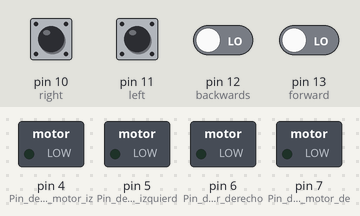
Simulated run of this sketch. Board: Arduino Uno, built with avr-gcc and run on an emulated ATmega328P. On the bench: switched loads named in the sketch (green lamp = pin HIGH). Inputs (shaded band) come from the test bench; at power-on: pin 10 (right), pin 11 (left), pin 12 (backwards), pin 13 (forward) LOW.

Above: at 1.2 s.
1.3 s: pin 10 (right) pulled HIGH for 0.15 s
At 2.5 s:
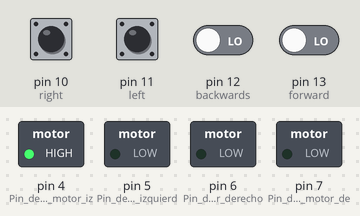
2.9 s: pin 11 (left) pulled HIGH for 0.15 s
At 3.7 s:
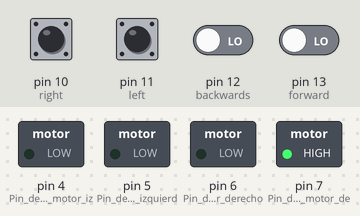
4.5 s: pin 12 (backwards) driven HIGH
At 5.4 s:
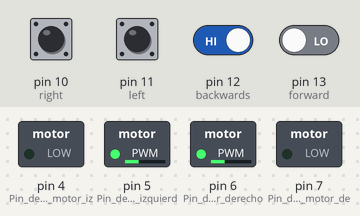
6.0 s: pin 13 (forward) driven HIGH
At 6.6 s:
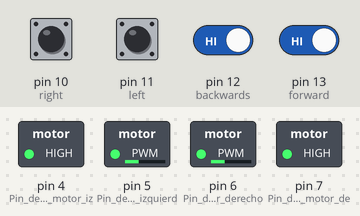
7.5 s: pin 13 (forward) driven LOW
At 8.9 s:
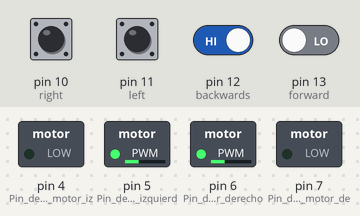
Timing chart, 0 to 10.0 s (numbered marks = the images above; inputs shaded):
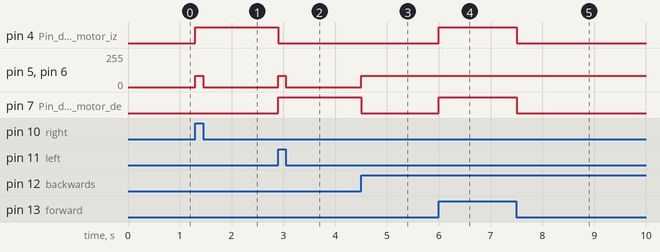

Measured:
- after the input at 1.3 s, pin 4 (Pin_de_dirección_motor_iz): LOW → HIGH at once; pin 5 (Pin_de_PWM_motor_izquierd), pin 6 (Pin_de_PWM_motor_derecho): 0/255 → 85/255 at once, → 0/255 0.15 s later
- after the input at 2.9 s, pin 4 (Pin_de_dirección_motor_iz): HIGH → LOW at once; pin 5 (Pin_de_PWM_motor_izquierd), pin 6 (Pin_de_PWM_motor_derecho): 0/255 → 85/255 at once, → 0/255 0.15 s later; pin 7 (Pin_de_dirección_motor_de): LOW → HIGH at once
- after the input at 4.5 s, pin 5 (Pin_de_PWM_motor_izquierd), pin 6 (Pin_de_PWM_motor_derecho): 0/255 → 85/255 at once; pin 7 (Pin_de_dirección_motor_de): HIGH → LOW at once
- after the input at 6.0 s, pin 4 (Pin_de_dirección_motor_iz), pin 7 (Pin_de_dirección_motor_de): LOW → HIGH at once
- after the input at 7.5 s, pin 4 (Pin_de_dirección_motor_iz), pin 7 (Pin_de_dirección_motor_de): HIGH → LOW at once

The sketch:

Codigo_LCD162A.ino
```cpp
// Declaración de entradas/pines del receptor RF
int forward = 13;
int backwards = 12;
int left = 11;
int right = 10;

void setup() {
  // Pines de control del puente H (motores)
  pinMode(7, OUTPUT); // Pin de dirección motor derecho
  pinMode(6, OUTPUT); // Pin de PWM motor derecho
  pinMode(5, OUTPUT); // Pin de PWM motor izquierdo
  pinMode(4, OUTPUT); // Pin de dirección motor izquierdo

  // Pines de entrada para las señales RF
  pinMode(forward, INPUT);
  pinMode(backwards, INPUT);
  pinMode(left, INPUT);
  pinMode(right, INPUT);

  Serial.begin(9600);
}

void loop() {
  // Lectura de los estados de entrada
  int forwardValue = digitalRead(forward);
  int backwardsValue = digitalRead(backwards);
  int leftValue = digitalRead(left);
  int rightValue = digitalRead(right);

  // Control de movimiento condicional
  if (forwardValue == HIGH) {
    adelante(85, 85);
  }
  else if (backwardsValue == HIGH) {
    atras(85, 85);
  }
  else if (leftValue == HIGH) {
    izquierda(85, 85);
  }
  else if (rightValue == HIGH) {
    derecha(85, 85);
  }
  else {
    parar();
  }
}

// --- Funciones de movimiento ---

void adelante(int velIzquierda, int velDerecha) {
  digitalWrite(7, HIGH);
  analogWrite(6, velDerecha);
  analogWrite(5, velIzquierda);
  digitalWrite(4, HIGH);
}

void atras(int velIzquierda, int velDerecha) {
  digitalWrite(7, LOW);
  analogWrite(6, velDerecha);
  analogWrite(5, velIzquierda);
  digitalWrite(4, LOW);
}

void izquierda(int velIzquierda, int velDerecha) {
  digitalWrite(7, HIGH);
  analogWrite(6, velDerecha);
  analogWrite(5, velIzquierda);
  digitalWrite(4, LOW);
}

void derecha(int velIzquierda, int velDerecha) {
  digitalWrite(7, LOW);
  analogWrite(6, velDerecha);
  analogWrite(5, velIzquierda);
  digitalWrite(4, HIGH);
}

void parar() {
  analogWrite(6, 0);
  analogWrite(5, 0);
}
```
